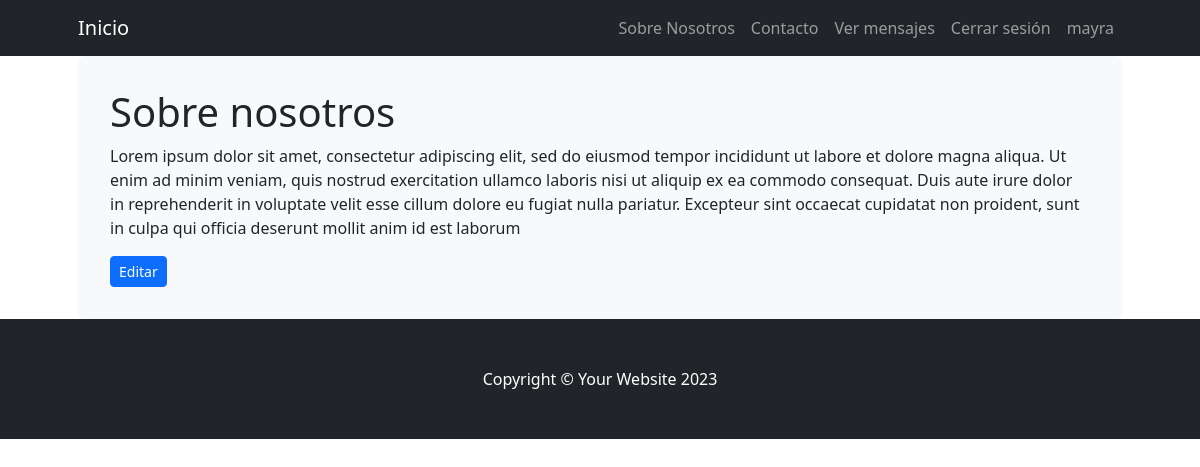
Screenshot of /sobrenosotros/ (signed in) with the database file from the repository.
### Preentrega3App/models.py (models this page shows)
class SobreNosotros(models.Model):
    titulo_sobre_nosotros = models.CharField(max_length=40)
    texto_sobre_nosotros = models.CharField(max_length=700)
    fecha_creado = models.DateTimeField(default=timezone.now)
    class Meta:
        verbose_name_plural = "Sobre Nosotros"

### Preentrega3App/views.py (the view)
# urls.py: path('sobrenosotros/', views.sobreNosotrosList.as_view(), name= "Sobre Nosotros"),
class sobreNosotrosList (ListView):
    model = SobreNosotros
    template_name = "Preentrega3App/sobrenosotros.html"

### Preentrega3App/Templates/Preentrega3App/sobrenosotros.html
<!DOCTYPE html>
<html lang="en">
{% extends "Preentrega3App/padre.html" %}
{% load static %}
{% block Contenidoquecambia %}
<div class="container px-lg-5">
    <div class="p-4 p-lg-2 bg-light rounded-3 text-left">
        <div class="m-4 m-lg-7 mb-4">
{% for sobrenosotros in object_list %}
<h1> {{ sobrenosotros.titulo_sobre_nosotros }}</h1>
<p> {{ sobrenosotros.texto_sobre_nosotros }} </p>
{% if request.user.is_authenticated and request.user.is_superuser%}
<a href="{% url 'SobreNosotrosEditar' sobrenosotros.id %}" class="btn btn-primary btn-sm">Editar</a>
{% endif %}
{% endfor %}
</div>
</div>
</div>
{% endblock %}

### Preentrega3App/Templates/Preentrega3App/padre.html (shortened to what this page needs)
<!DOCTYPE html>
{% load static %}
<html lang="en">
    <head>
        <link href="https://cdn.jsdelivr.net/npm/bootstrap-icons@1.4.1/font/bootstrap-icons.css" rel="stylesheet" />
        <link href="{% static 'Preentrega3App/css/styles.css' %}" rel="stylesheet" />
    </head>
    <body>
        <nav class="navbar navbar-expand-lg navbar-dark bg-dark">
            <div class="container px-lg-5">
                <a class="navbar-brand" href="{% url 'Inicio' %}">Inicio</a>
                <div class="collapse navbar-collapse" id="navbarSupportedContent">
                    <ul class="navbar-nav ms-auto mb-2 mb-lg-0">
                        <li class="nav-item"><a class="nav-link" href="{% url 'Sobre Nosotros' %}">Sobre Nosotros</a></li>
                        <li class="nav-item"><a class="nav-link" href="{% url 'Contacto Formulario' %}">Contacto</a></li>
                        {% if request.user.is_authenticated and request.user.is_superuser %}
                        <li class="nav-item"><a class="nav-link" href="{% url 'ContactoList' %}">Ver mensajes</a></li>
                        {% endif %}
                        {% if request.user.is_authenticated %}
                        <li class="nav-item"><a class="nav-link" href="{% url 'Logout' %}">Cerrar sesión</a></li>
                        <li class="nav-item"><a class="nav-link" href="{% url 'VerPerfil' %}">{{ user.username }}</a></li>
                        {% endif %}
                    </ul>
                </div>
            </div>
        </nav>
        {% block Contenidoquecambia %}
        {% endblock %}
        <footer class="py-5 bg-dark">
            <div class="container"><p class="m-0 text-center text-white">Copyright &copy; Your Website 2023</p></div>
        </footer>
    </body>
</html>

### rows the page displays
SobreNosotros: titulo_sobre_nosotros "Sobre nosotros", texto_sobre_nosotros "Lorem ipsum dolor sit amet, consectetur adipiscing elit, sed do eiusmod tempor incididunt ut labore et dolore magna aliqua. Ut enim ad minim veniam, quis nostrud exercitation ullamco laboris nisi ut aliquip ex ea commodo consequat. Duis aute irure dolor in reprehenderit in voluptate velit esse cillum dolore eu fugiat nulla pariatur. Excepteur sint occaecat cupidatat non proident, sunt in culpa qui officia deserunt mollit anim id est laborum"

### other values shown
{{ user.username }} "mayra"
